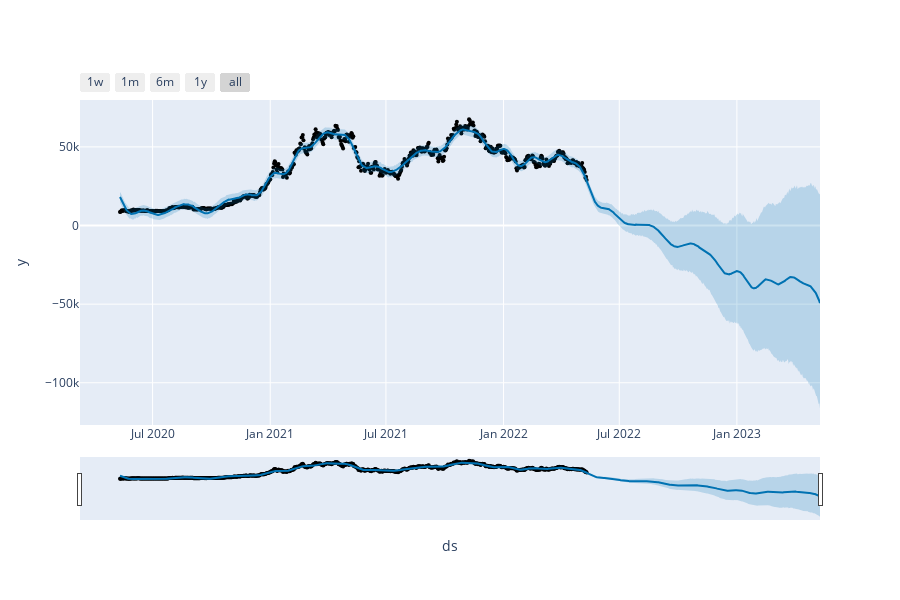

Notebook code for this chart:
### Code cell
plot_plotly(m, forecast)

### Figure 1 — Plotly figure (JSON) as saved in the notebook; plotly's stock layout.template omitted (floating-point values rounded to 4 significant figures; data arrays with more than 128 entries replaced by an {"elided": "..."} marker saying what was removed)
{"data": [{"marker": {"color": "black", "size": 4}, "mode": "markers", "name": "Actual", "type": "scatter", "x": {"elided": "731 str values"}, "y": {"elided": "731 float values"}}, {"hoverinfo": "skip", "line": {"width": 0}, "mode": "lines", "type": "scatter", "x": {"elided": "1096 str values"}, "y": {"elided": "1096 float values"}}, {"fill": "tonexty", "fillcolor": "rgba(0, 114, 178, 0.2)", "line": {"color": "#0072B2", "width": 2}, "mode": "lines", "name": "Predicted", "type": "scatter", "x": {"elided": "1096 str values"}, "y": {"elided": "1096 float values"}}, {"fill": "tonexty", "fillcolor": "rgba(0, 114, 178, 0.2)", "hoverinfo": "skip", "line": {"width": 0}, "mode": "lines", "type": "scatter", "x": {"elided": "1096 str values"}, "y": {"elided": "1096 float values"}}], "layout": {"height": 600, "showlegend": false, "width": 900, "xaxis": {"rangeselector": {"buttons": [{"count": 7, "label": "1w", "step": "day", "stepmode": "backward"}, {"count": 1, "label": "1m", "step": "month", "stepmode": "backward"}, {"count": 6, "label": "6m", "step": "month", "stepmode": "backward"}, {"count": 1, "label": "1y", "step": "year", "stepmode": "backward"}, {"step": "all"}]}, "rangeslider": {"visible": true}, "title": {"text": "ds"}, "type": "date"}, "yaxis": {"title": {"text": "y"}}}}
